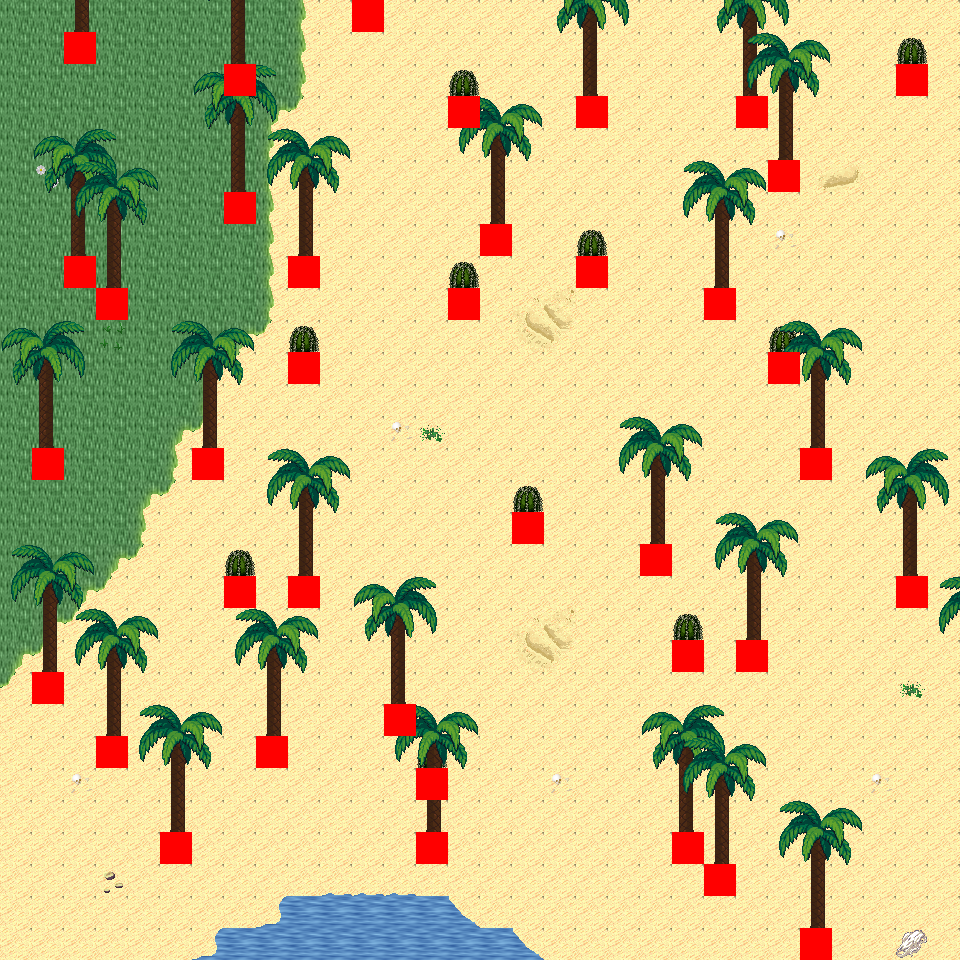

This game map was drawn from its Tiled (.tmx) file and the tilesets committed beside it. A one-line description and the trimmed map source follow:
An orthogonal 30x30 tile map with 32x32 px tiles, 6 tile layers (Ground, Object, Object2, Above, ...), 57 tilesets and 6 objects (6x mapExit).

<map version="1.0" orientation="orthogonal" renderorder="right-down" width="30" height="30" tilewidth="32" tileheight="32" nextobjectid="7">
  <tileset firstgid="1" name="tileset_logic_collision" tilewidth="32" tileheight="32" tilecount="1" columns="1">
    <image source="../drawable/tileset_logic_collision.png" width="32" height="32" />
  </tileset>
  <tileset firstgid="2" name="tileset_ground_ground" tilewidth="32" tileheight="32" tilecount="33" columns="3">
    <image source="../drawable/tileset_ground_ground.png" width="96" height="352" />
  </tileset>
  <tileset firstgid="35" name="tileset_ground_water_pool" tilewidth="32" tileheight="32" tilecount="72" columns="3">
    <image source="../drawable/tileset_ground_water_pool.png" width="96" height="768" />
  </tileset>
  <tileset firstgid="107" name="tileset_furniture_carpet_plain_colours" tilewidth="32" tileheight="32" tilecount="10" columns="10">
    <image source="../drawable/tileset_furniture_carpet_plain_colours.png" width="320" height="32" />
  </tileset>
  <tileset firstgid="117" name="tileset_ground_brown_paving" tilewidth="32" tileheight="32" tilecount="2" columns="2">
    <image source="../drawable/tileset_ground_brown_paving.png" width="64" height="32" />
  </tileset>
  <tileset firstgid="119" name="tileset_ground_water_water" tilewidth="32" tileheight="32" tilecount="24" columns="3">
    <image source="../drawable/tileset_ground_water_water.png" width="96" height="256" />
  </tileset>
  <tileset firstgid="143" name="tileset_building_fence_fence_chunky" tilewidth="32" tileheight="32" tilecount="21" columns="3">
    <image source="../drawable/tileset_building_fence_fence_chunky.png" width="96" height="224" />
  </tileset>
  <tileset firstgid="164" name="tileset_ground_water_pool_corners" tilewidth="32" tileheight="32" tilecount="72" columns="3">
    <image source="../drawable/tileset_ground_water_pool_corners.png" width="96" height="768" />
  </tileset>
  <tileset firstgid="236" name="tileset_ground_grass_edges" tilewidth="32" tileheight="32" tilecount="36" columns="12">
    <image source="../drawable/tileset_ground_grass_edges.png" width="384" height="96" />
  </tileset>
  <tileset firstgid="272" name="tileset_ground_grass_corners" tilewidth="32" tileheight="32" tilecount="24" columns="6">
    <image source="../drawable/tileset_ground_grass_corners.png" width="192" height="128" />
  </tileset>
  <tileset firstgid="296" name="tileset_plant_grasses" tilewidth="32" tileheight="32" tilecount="6" columns="3">
    <image source="../drawable/tileset_plant_grasses.png" width="96" height="64" />
  </tileset>
  <tileset firstgid="302" name="tileset_plant_flower_daisy_white" tilewidth="32" tileheight="32" tilecount="8" columns="2">
    <image source="../drawable/tileset_plant_flower_daisy_white.png" width="64" height="128" />
  </tileset>
  <tileset firstgid="310" name="tileset_building_door_door_w" tilewidth="32" tileheight="32" tilecount="6" columns="2">
    <image source="../drawable/tileset_building_door_door_w.png" width="64" height="96" />
  </tileset>
  <tileset firstgid="316" name="tileset_building_wall_wood" tilewidth="32" tileheight="32" tilecount="16" columns="4">
    <image source="../drawable/tileset_building_wall_wood.png" width="128" height="128" />
  </tileset>
  <tileset firstgid="332" name="tileset_building_door_door_e" tilewidth="32" tileheight="32" tilecount="6" columns="2">
    <image source="../drawable/tileset_building_door_door_e.png" width="64" height="96" />
  </tileset>
  <tileset firstgid="338" name="tileset_ground_ground_2" tilewidth="32" tileheight="32" tilecount="4" columns="4">
    <image source="../drawable/tileset_ground_ground_2.png" width="128" height="32" />
  </tileset>
  <tileset firstgid="342" name="tileset_building_wall_stone" tilewidth="32" tileheight="32" tilecount="12" columns="3">
    <image source="../drawable/tileset_building_wall_stone.png" width="96" height="128" />
  </tileset>
  <tileset firstgid="354" name="tileset_building_wall_wall_brown" tilewidth="32" tileheight="32" tilecount="12" columns="3">
    <image source="../drawable/tileset_building_wall_wall_brown.png" width="96" height="128" />
  </tileset>
  <tileset firstgid="366" name="tileset_building_door_door_n" tilewidth="32" tileheight="32" tilecount="6" columns="3">
    <image source="../drawable/tileset_building_door_door_n.png" width="96" height="64" />
  </tileset>
  <tileset firstgid="372" name="tileset_building_church" tilewidth="32" tileheight="32" tilecount="56" columns="8">
    <image source="../drawable/tileset_building_church.png" width="256" height="224" />
  </tileset>
  <tileset firstgid="428" name="tileset_building_castle" tilewidth="32" tileheight="32" tilecount="320" columns="20">
    <image source="../drawable/tileset_building_castle.png" width="640" height="512" />
  </tileset>
  <tileset firstgid="748" name="tileset_plant_cactus" tilewidth="32" tileheight="32" tilecount="2" columns="1">
    <image source="../drawable/tileset_plant_cactus.png" width="32" height="64" />
  </tileset>
  <tileset firstgid="750" name="tileset_plant_stump_small_stump" tilewidth="32" tileheight="32" tilecount="4" columns="2">
    <image source="../drawable/tileset_plant_stump_small_stump.png" width="64" height="64" />
  </tileset>
  <tileset firstgid="754" name="tileset_furniture_carpet_rug_border" tilewidth="32" tileheight="32" tilecount="9" columns="3">
    <image source="../drawable/tileset_furniture_carpet_rug_border.png" width="96" height="96" />
  </tileset>
  <tileset firstgid="763" name="tileset_building_window_window_right" tilewidth="32" tileheight="32" tilecount="2" columns="2">
    <image source="../drawable/tileset_building_window_window_right.png" width="64" height="32" />
  </tileset>
  <tileset firstgid="765" name="tileset_item_statue_fairypool" tilewidth="32" tileheight="32" tilecount="16" columns="2">
    <image source="../drawable/tileset_item_statue_fairypool.png" width="64" height="256" />
  </tileset>
  <tileset firstgid="781" name="tileset_furniture_table_long_front_on" tilewidth="32" tileheight="32" tilecount="3" columns="1">
    <image source="../drawable/tileset_furniture_table_long_front_on.png" width="32" height="96" />
  </tileset>
  <tileset firstgid="784" name="tileset_building_decoration_blue_circle" tilewidth="32" tileheight="32" tilecount="4" columns="2">
    <image source="../drawable/tileset_building_decoration_blue_circle.png" width="64" height="64" />
  </tileset>
  <tileset firstgid="788" name="tileset_building_wall_bricked_edges" tilewidth="32" tileheight="32" tilecount="25" columns="5">
    <image source="../drawable/tileset_building_wall_bricked_edges.png" width="160" height="160" />
  </tileset>
  <tileset firstgid="813" name="tileset_item_corpse_skull_pale" tilewidth="32" tileheight="32" tilecount="2" columns="2">
    <image source="../drawable/tileset_item_corpse_skull_pale.png" width="64" height="32" />
  </tileset>
  <tileset firstgid="815" name="tileset_item_corpse_huge_animal" tilewidth="32" tileheight="32" tilecount="16" columns="2">
    <image source="../drawable/tileset_item_corpse_huge_animal.png" width="64" height="256" />
  </tileset>
  <tileset firstgid="831" name="tileset_item_sign_large" tilewidth="32" tileheight="32" tilecount="15" columns="5">
    <image source="../drawable/tileset_item_sign_large.png" width="160" height="96" />
  </tileset>
  <tileset firstgid="846" name="tileset_building_roof_yellow" tilewidth="32" tileheight="32" tilecount="20" columns="5">
    <image source="../drawable/tileset_building_roof_yellow.png" width="160" height="128" />
  </tileset>
  <tileset firstgid="866" name="tileset_building_roof_red" tilewidth="32" tileheight="32" tilecount="20" columns="5">
    <image source="../drawable/tileset_building_roof_red.png" width="160" height="128" />
  </tileset>
  <tileset firstgid="886" name="tileset_building_roof_green" tilewidth="32" tileheight="32" tilecount="20" columns="5">
    <image source="../drawable/tileset_building_roof_green.png" width="160" height="128" />
  </tileset>
  <tileset firstgid="906" name="tileset_building_roof_blue" tilewidth="32" tileheight="32" tilecount="20" columns="5">
    <image source="../drawable/tileset_building_roof_blue.png" width="160" height="128" />
  </tileset>
  <tileset firstgid="926" name="tileset_logic_creature_animal" tilewidth="32" tileheight="32" tilecount="32" columns="8">
    <image source="../drawable/tileset_logic_creature_animal.png" width="256" height="128" />
  </tileset>
  <tileset firstgid="958" name="tileset_logic_creature_golem" tilewidth="32" tileheight="32" tilecount="4" columns="4">
    <image source="../drawable/tileset_logic_creature_golem.png" width="128" height="32" />
  </tileset>
  <tileset firstgid="962" name="tileset_object_boat" tilewidth="32" tileheight="32" tilecount="42" columns="6">
    <image source="../drawable/tileset_object_boat.png" width="192" height="224" />
  </tileset>
  <tileset firstgid="1004" name="tileset_ground_water_pool_deep" tilewidth="32" tileheight="32" tilecount="72" columns="3">
    <image source="../drawable/tileset_ground_water_pool_deep.png" width="96" height="768" />
  </tileset>
  <tileset firstgid="1076" name="tileset_object_suspension_bridge" tilewidth="32" tileheight="32" tilecount="24" columns="3">
    <image source="../drawable/tileset_object_suspension_bridge.png" width="96" height="256" />
  </tileset>
  <tileset firstgid="1100" name="tileset_plant_tree_palm_trees" tilewidth="32" tileheight="32" tilecount="40" columns="4">
    <image source="../drawable/tileset_plant_tree_palm_trees.png" width="128" height="320" />
  </tileset>
  <tileset firstgid="1140" name="tileset_furniture_table_hotdog_stand" tilewidth="32" tileheight="32" tilecount="20" columns="4">
    <image source="../drawable/tileset_furniture_table_hotdog_stand.png" width="128" height="160" />
  </tileset>
  <tileset firstgid="1160" name="tileset_item_banners_banners" tilewidth="32" tileheight="32" tilecount="6" columns="2">
    <image source="../drawable/tileset_item_banners_banners.png" width="64" height="96" />
  </tileset>
  <tileset firstgid="1166" name="tileset_building_door_closed" tilewidth="32" tileheight="32" tilecount="1" columns="1">
    <image source="../drawable/tileset_building_door_closed.png" width="32" height="32" />
  </tileset>
  <tileset firstgid="1167" name="tileset_building_decoration_numbers" tilewidth="32" tileheight="32" tilecount="20" columns="2">
    <image source="../drawable/tileset_building_decoration_numbers.png" width="64" height="320" />
  </tileset>
  <tileset firstgid="1187" name="tileset_building_decoration_numbers_higher" tilewidth="32" tileheight="32" tilecount="2" columns="2">
    <image source="../drawable/tileset_building_decoration_numbers_higher.png" width="64" height="32" />
  </tileset>
  <tileset firstgid="1189" name="tileset_furniture_light_small_oil_lamp" tilewidth="32" tileheight="32" tilecount="8" columns="2">
    <image source="../drawable/tileset_furniture_light_small_oil_lamp.png" width="64" height="128" />
  </tileset>
  <tileset firstgid="1197" name="tileset_light_light_1x1" tilewidth="32" tileheight="32" tilecount="3" columns="3">
    <image source="../drawable/tileset_light_light_1x1.png" width="96" height="32" />
  </tileset>
  <tileset firstgid="1200" name="tileset_building_roof_straw" tilewidth="32" tileheight="32" tilecount="20" columns="5">
    <image source="../drawable/tileset_building_roof_straw.png" width="160" height="128" />
  </tileset>
  <tileset firstgid="1220" name="tileset_building_huts" tilewidth="32" tileheight="32" tilecount="338" columns="26">
    <image source="../drawable/tileset_building_huts.png" width="832" height="416" />
  </tileset>
  <tileset firstgid="1558" name="tileset_light_light_5x5" tilewidth="32" tileheight="32" tilecount="25" columns="5">
    <image source="../drawable/tileset_light_light_5x5.png" width="160" height="160" />
  </tileset>
  <tileset firstgid="1583" name="tileset_logic_item_sign" tilewidth="32" tileheight="32" tilecount="1" columns="1">
    <image source="../drawable/tileset_logic_item_sign.png" width="32" height="32" />
  </tileset>
  <tileset firstgid="1584" name="tileset_light_door_light" tilewidth="32" tileheight="32" tilecount="12" columns="3">
    <image source="../drawable/tileset_light_door_light.png" width="96" height="128" />
  </tileset>
  <tileset firstgid="1596" name="tileset_ground_sand_1" tilewidth="32" tileheight="32" tilecount="10" columns="2">
    <image source="../drawable/tileset_ground_sand_1.png" width="64" height="160" />
  </tileset>
  <tileset firstgid="1606" name="tileset_ground_sand_2" tilewidth="32" tileheight="32" tilecount="15" columns="5">
    <image source="../drawable/tileset_ground_sand_2.png" width="160" height="96" />
  </tileset>
  <tileset firstgid="1621" name="tileset_logic_creature_reptile" tilewidth="32" tileheight="32" tilecount="7" columns="7">
    <image source="../drawable/tileset_logic_creature_reptile.png" width="224" height="32" />
  </tileset>
  <layer name="Ground" width="30" height="30">
    <data>[900 cells, 900 non-empty, 10 distinct tile ids]</data>
  </layer>
  <layer name="Object" width="30" height="30">
    <data>[900 cells, 113 non-empty, 19 distinct tile ids]</data>
  </layer>
  <layer name="Object2" width="30" height="30">
    <data>[900 cells, 5 non-empty, 1 distinct tile ids]</data>
  </layer>
  <layer name="Above" width="30" height="30">
    <data>[900 cells, 339 non-empty, 29 distinct tile ids]</data>
  </layer>
  <layer name="Above2" width="30" height="30">
    <data>[900 cells, 26 non-empty, 10 distinct tile ids]</data>
  </layer>
  <layer name="Walkable" width="30" height="30">
    <data>[900 cells, 38 non-empty, 1 distinct tile ids]</data>
  </layer>
  <objectgroup name="MapEvents">
    <object id="1" name="north" type="mapExit" x="0" y="0" width="352" height="32">
      <properties>
        <property name="map" value="level_0_x259_y95" />
        <property name="x" value="0" />
        <property name="y" value="28" />
      </properties>
    </object>
    <object id="2" name="north2" type="mapExit" x="384" y="0" width="576" height="32">
      <properties>
        <property name="map" value="level_0_x259_y95" />
        <property name="x" value="12" />
        <property name="y" value="28" />
      </properties>
    </object>
    <object id="3" name="south" type="mapExit" x="0" y="928" width="800" height="32">
      <properties>
        <property name="map" value="level_0_x259_y97" />
        <property name="x" value="0" />
        <property name="y" value="1" />
      </properties>
    </object>
    <object id="4" name="south2" type="mapExit" x="832" y="928" width="128" height="32">
      <properties>
        <property name="map" value="level_0_x259_y97" />
        <property name="x" value="26" />
        <property name="y" value="1" />
      </properties>
    </object>
    <object id="5" name="west" type="mapExit" x="0" y="0" width="32" height="960">
      <properties>
        <property name="map" value="level_0_x258_y96" />
        <property name="x" value="28" />
        <property name="y" value="0" />
      </properties>
    </object>
    <object id="6" name="east" type="mapExit" x="928" y="0" width="32" height="960">
      <properties>
        <property name="map" value="level_0_x260_y96" />
        <property name="x" value="1" />
        <property name="y" value="0" />
      </properties>
    </object>
  </objectgroup>
</map>
